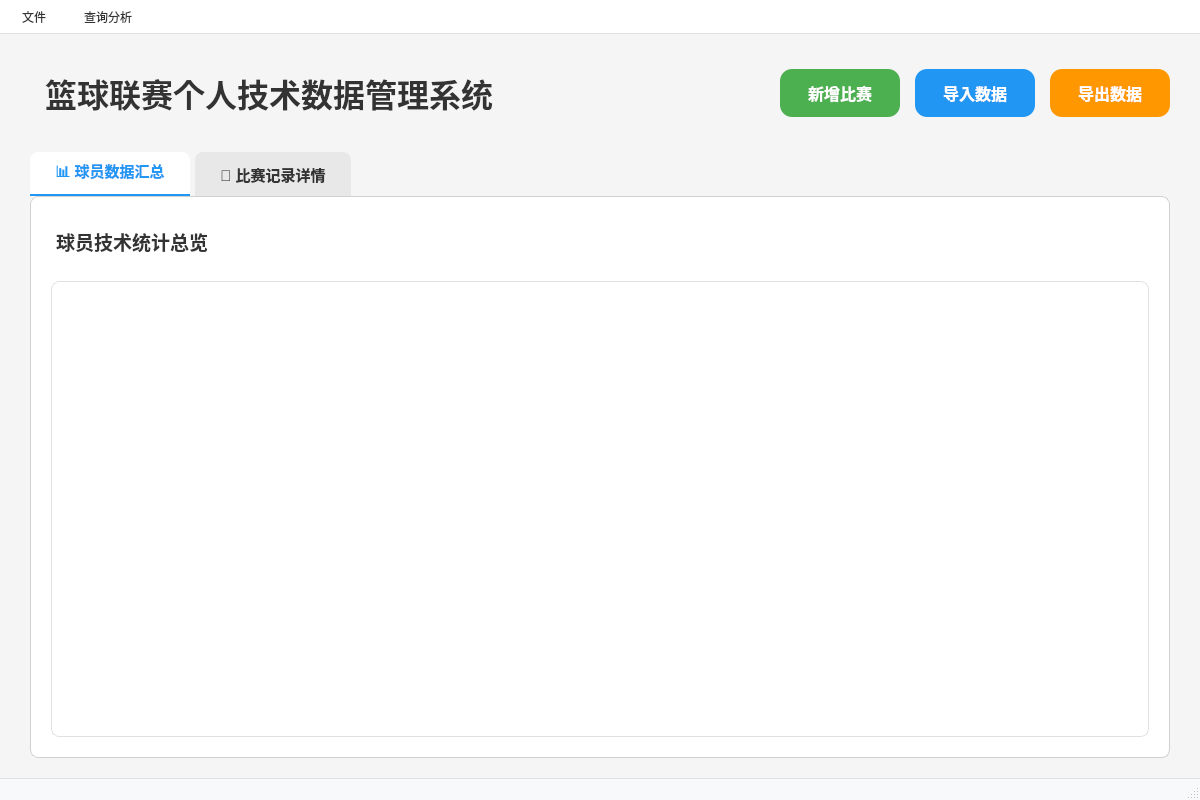
<?xml version="1.0" encoding="UTF-8"?>
<ui version="4.0">
 <class>MainWindow</class>
 <widget class="QMainWindow" name="MainWindow">
  <property name="geometry">
   <rect>
    <x>0</x>
    <y>0</y>
    <width>1200</width>
    <height>800</height>
   </rect>
  </property>
  <property name="windowTitle">
   <string>篮球联赛个人技术数据处理系统</string>
  </property>
  <widget class="QWidget" name="centralwidget">
    <property name="styleSheet">
     <string>QWidget#centralwidget { 
       background-color: #f5f5f5; 
     }</string>
    </property>
    <layout class="QVBoxLayout" name="mainVerticalLayout">
     <property name="spacing">
      <number>20</number>
     </property>
     <property name="leftMargin">
      <number>30</number>
     </property>
     <property name="topMargin">
      <number>20</number>
     </property>
     <property name="rightMargin">
      <number>30</number>
     </property>
     <property name="bottomMargin">
      <number>20</number>
     </property>
     <item>
      <layout class="QHBoxLayout" name="topHeaderLayout">
       <property name="spacing">
        <number>20</number>
       </property>
       <item>
        <widget class="QLabel" name="titleLabel">
         <property name="font">
          <font>
           <pointsize>24</pointsize>
           <bold>true</bold>
          </font>
         </property>
         <property name="styleSheet">
          <string>QLabel {
            color: #333333;
            padding: 15px;
            background-color: transparent;
          }</string>
         </property>
         <property name="text">
          <string>篮球联赛个人技术数据管理系统</string>
         </property>
         <property name="alignment">
          <set>Qt::AlignCenter</set>
         </property>
        </widget>
       </item>
       <item>
        <spacer name="titleSpacer">
         <property name="orientation">
          <enum>Qt::Horizontal</enum>
         </property>
         <property name="sizeHint" stdset="0">
          <size>
           <width>40</width>
           <height>20</height>
          </size>
         </property>
        </spacer>
       </item>
       <item>
        <layout class="QHBoxLayout" name="actionButtonsLayout">
         <property name="spacing">
          <number>15</number>
         </property>
         <item>
          <widget class="QPushButton" name="newGameButton">
           <property name="minimumSize">
            <size>
             <width>120</width>
             <height>45</height>
            </size>
           </property>
           <property name="font">
            <font>
             <pointsize>12</pointsize>
             <bold>true</bold>
            </font>
           </property>
           <property name="styleSheet">
            <string>QPushButton {
              background-color: #4CAF50;
              color: white;
              border: none;
              border-radius: 12px;
              padding: 12px 20px;
              font-weight: bold;
            }
            QPushButton:hover {
              background-color: #45a049;
            }
            QPushButton:pressed {
              background-color: #3d8b40;
            }</string>
           </property>
           <property name="text">
            <string>新增比赛</string>
           </property>
          </widget>
         </item>
         <item>
          <widget class="QPushButton" name="importDataButton">
           <property name="minimumSize">
            <size>
             <width>120</width>
             <height>45</height>
            </size>
           </property>
           <property name="font">
            <font>
             <pointsize>12</pointsize>
             <bold>true</bold>
            </font>
           </property>
           <property name="styleSheet">
            <string>QPushButton {
              background-color: #2196F3;
              color: white;
              border: none;
              border-radius: 12px;
              padding: 12px 20px;
              font-weight: bold;
            }
            QPushButton:hover {
              background-color: #1976D2;
            }
            QPushButton:pressed {
              background-color: #1565C0;
            }</string>
           </property>
           <property name="text">
            <string>导入数据</string>
           </property>
          </widget>
         </item>
         <item>
          <widget class="QPushButton" name="exportDataButton">
           <property name="minimumSize">
            <size>
             <width>120</width>
             <height>45</height>
            </size>
           </property>
           <property name="font">
            <font>
             <pointsize>12</pointsize>
             <bold>true</bold>
            </font>
           </property>
           <property name="styleSheet">
            <string>QPushButton {
              background-color: #FF9800;
              color: white;
              border: none;
              border-radius: 12px;
              padding: 12px 20px;
              font-weight: bold;
            }
            QPushButton:hover {
              background-color: #F57C00;
            }
            QPushButton:pressed {
              background-color: #EF6C00;
            }</string>
           </property>
           <property name="text">
            <string>导出数据</string>
           </property>
          </widget>
         </item>
        </layout>
       </item>
      </layout>
     </item>
     <item>
      <widget class="QTabWidget" name="tabWidget">
       <property name="font">
        <font>
         <pointsize>11</pointsize>
        </font>
       </property>
       <property name="styleSheet">
        <string>QTabWidget::pane {
          border: 1px solid #d0d0d0;
          background-color: white;
          border-radius: 8px;
        }
        QTabWidget::tab-bar {
          alignment: left;
        }
        QTabBar::tab {
          background-color: #e8e8e8;
          color: #333333;
          padding: 12px 25px;
          margin-right: 5px;
          border-top-left-radius: 8px;
          border-top-right-radius: 8px;
          font-weight: bold;
        }
        QTabBar::tab:selected {
          background-color: white;
          color: #2196F3;
          border-bottom: 2px solid #2196F3;
        }
        QTabBar::tab:hover:!selected {
          background-color: #f0f0f0;
        }</string>
       </property>
       <property name="currentIndex">
        <number>0</number>
       </property>
       <widget class="QWidget" name="summaryTab">
        <attribute name="title">
         <string>📊 球员数据汇总</string>
        </attribute>
        <layout class="QVBoxLayout" name="summaryTabLayout">
         <property name="spacing">
          <number>15</number>
         </property>
         <property name="leftMargin">
          <number>20</number>
         </property>
         <property name="topMargin">
          <number>20</number>
         </property>
         <property name="rightMargin">
          <number>20</number>
         </property>
         <property name="bottomMargin">
          <number>20</number>
         </property>
         <item>
          <widget class="QLabel" name="summaryStatsLabel">
           <property name="font">
            <font>
             <pointsize>14</pointsize>
             <bold>true</bold>
            </font>
           </property>
           <property name="styleSheet">
            <string>QLabel {
              color: #333333;
              padding: 10px 0px;
            }</string>
           </property>
           <property name="text">
            <string>球员技术统计总览</string>
           </property>
          </widget>
         </item>
         <item>
          <widget class="QTableWidget" name="summaryTableWidget">
           <property name="styleSheet">
            <string>QTableWidget {
              background-color: white;
              border: 1px solid #e0e0e0;
              border-radius: 8px;
              font-size: 12px;
              color: #333333;
              gridline-color: #f0f0f0;
            }
            QTableWidget::item {
              padding: 12px;
              border-bottom: 1px solid #f0f0f0;
            }
            QTableWidget::item:selected {
              background-color: #e3f2fd;
            }
            QHeaderView::section {
              background-color: #f8f9fa;
              color: #333333;
              padding: 15px;
              border: none;
              border-bottom: 2px solid #e0e0e0;
              font-weight: bold;
            }
            QTableWidget::horizontalHeader {
              border-top-left-radius: 8px;
              border-top-right-radius: 8px;
            }</string>
           </property>
           <property name="alternatingRowColors">
            <bool>true</bool>
           </property>
           <property name="selectionBehavior">
            <enum>QAbstractItemView::SelectRows</enum>
           </property>
           <property name="sortingEnabled">
            <bool>true</bool>
           </property>
          </widget>
         </item>
        </layout>
       </widget>
       <widget class="QWidget" name="gamesTab">
        <attribute name="title">
         <string>🏀 比赛记录详情</string>
        </attribute>
        <layout class="QVBoxLayout" name="gamesTabLayout">
         <property name="spacing">
          <number>15</number>
         </property>
         <property name="leftMargin">
          <number>20</number>
         </property>
         <property name="topMargin">
          <number>20</number>
         </property>
         <property name="rightMargin">
          <number>20</number>
         </property>
         <property name="bottomMargin">
          <number>20</number>
         </property>
         <item>
          <widget class="QLabel" name="gamesStatsLabel">
           <property name="font">
            <font>
             <pointsize>14</pointsize>
             <bold>true</bold>
            </font>
           </property>
           <property name="styleSheet">
            <string>QLabel {
              color: #333333;
              padding: 10px 0px;
            }</string>
           </property>
           <property name="text">
            <string>所有比赛记录明细</string>
           </property>
          </widget>
         </item>
         <item>
          <widget class="QTableWidget" name="gamesTableWidget">
           <property name="styleSheet">
            <string>QTableWidget {
              background-color: white;
              border: 1px solid #e0e0e0;
              border-radius: 8px;
              font-size: 12px;
              color: #333333;
              gridline-color: #f0f0f0;
            }
            QTableWidget::item {
              padding: 12px;
              border-bottom: 1px solid #f0f0f0;
            }
            QTableWidget::item:selected {
              background-color: #e8f5e8;
            }
            QHeaderView::section {
              background-color: #f8f9fa;
              color: #333333;
              padding: 15px;
              border: none;
              border-bottom: 2px solid #e0e0e0;
              font-weight: bold;
            }
            QTableWidget::horizontalHeader {
              border-top-left-radius: 8px;
              border-top-right-radius: 8px;
            }</string>
           </property>
           <property name="alternatingRowColors">
            <bool>true</bool>
           </property>
           <property name="selectionBehavior">
            <enum>QAbstractItemView::SelectRows</enum>
           </property>
           <property name="sortingEnabled">
            <bool>true</bool>
           </property>
          </widget>
         </item>
        </layout>
       </widget>
      </widget>
     </item>
    </layout>
  </widget>
  <widget class="QMenuBar" name="menubar">
   <property name="geometry">
    <rect>
     <x>0</x>
     <y>0</y>
     <width>1200</width>
     <height>22</height>
    </rect>
   </property>
   <property name="styleSheet">
    <string>QMenuBar {
      background-color: white;
      color: #333333;
      border-bottom: 1px solid #e0e0e0;
    }
    QMenuBar::item {
      padding: 8px 16px;
      background-color: transparent;
    }
    QMenuBar::item:selected {
      background-color: #f0f0f0;
    }
    QMenu {
      background-color: white;
      border: 1px solid #d0d0d0;
      border-radius: 4px;
    }
    QMenu::item {
      padding: 8px 20px;
    }
    QMenu::item:selected {
      background-color: #e3f2fd;
    }</string>
   </property>
   <widget class="QMenu" name="menuFile">
    <property name="title">
     <string>文件</string>
    </property>
    <addaction name="actionSave"/>
    <addaction name="actionLoad"/>
   </widget>
   <widget class="QMenu" name="menuQuery">
    <property name="title">
     <string>查询分析</string>
    </property>
    <addaction name="actionShowSummary"/>
    <addaction name="actionTopThree"/>
    <addaction name="actionTeamTopThree"/>
   </widget>
   <addaction name="menuFile"/>
   <addaction name="menuQuery"/>
  </widget>
  <widget class="QStatusBar" name="statusbar">
   <property name="styleSheet">
    <string>QStatusBar {
      background-color: #f8f9fa;
      color: #666666;
      border-top: 1px solid #e0e0e0;
    }</string>
   </property>
  </widget>
  <action name="actionSave">
   <property name="text">
    <string>💾 保存数据</string>
   </property>
  </action>
  <action name="actionLoad">
   <property name="text">
    <string>📂 加载数据</string>
   </property>
  </action>
  <action name="actionShowSummary">
   <property name="text">
    <string>📈 查看汇总数据</string>
   </property>
  </action>
  <action name="actionTopThree">
   <property name="text">
    <string>🏆 平均数据排名</string>
   </property>
  </action>
  <action name="actionTeamTopThree">
   <property name="text">
    <string>👥 队内排名分析</string>
   </property>
  </action>
 </widget>
 <resources/>
 <connections/>
</ui>
